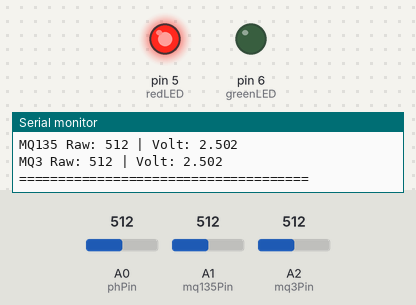
This sketch was run on a simulated Arduino Uno, built with avr-gcc and run on an emulated ATmega328P. On the bench: output pins drawn as LEDs (lit = HIGH), the last lines printed to the serial monitor. The inputs (shaded band) are chosen by the test bench; at power-on: A0 (phPin) = 512, A1 (mq135Pin) = 512, A2 (mq3Pin) = 512.

Above: at 1.6 s.
1.7 s: A0 (phPin) set to 502
At 3.0 s:
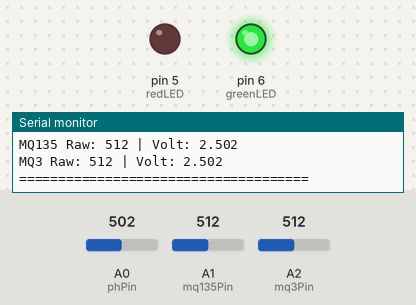
3.9 s: A0 (phPin) set to 716
At 5.1 s:
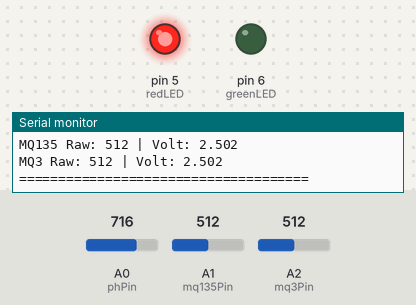
5.5 s: A0 (phPin) set to 511
At 6.0 s:
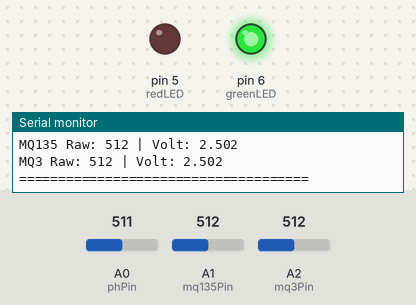
Timing chart, 0 to 8.5 s (numbered marks = the images above; inputs shaded):
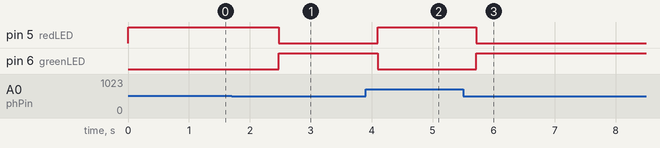

Measured:
- the behaviour switches between 512 and 511 on A0 (phPin) (found by bisection; images 0 and 1)
- after the input at 1.7 s, pin 5 (redLED): HIGH → LOW after 0.77 s; pin 6 (greenLED): LOW → HIGH after 0.77 s
- after the input at 3.9 s, pin 5 (redLED): LOW → HIGH after 0.19 s; pin 6 (greenLED): HIGH → LOW after 0.19 s
- after the input at 5.5 s, pin 5 (redLED): HIGH → LOW after 0.22 s; pin 6 (greenLED): LOW → HIGH after 0.22 s

The sketch:

guava_v1.ino
```cpp
// Pin assignments
const int phPin    = A0;
const int mq135Pin = A1;
const int mq3Pin   = A2;

// LED pins (PWM)
const int redLED   = 5;  // D5
const int greenLED = 6;  // D6

// Threshold example (YOU CAN EDIT THIS)
float ripeThreshold = 7.0;  // if pH >= 7 → ripe/high → green LED

void setup() {
  Serial.begin(9600);

  pinMode(redLED, OUTPUT);
  pinMode(greenLED, OUTPUT);

  Serial.println("Starting Sensors + LED System...");
}

void loop() {

  // ------------------------------
  // Read analog pins
  // ------------------------------
  int phRaw = analogRead(phPin);
  int mq135Raw = analogRead(mq135Pin);
  int mq3Raw = analogRead(mq3Pin);

  float phVoltage   = phRaw * (5.0 / 1023.0);
  float mq135Voltage = mq135Raw * (5.0 / 1023.0);
  float mq3Voltage   = mq3Raw * (5.0 / 1023.0);

  // Basic pH estimate (adjust during calibration)
  float pHValue = 7 + ((2.5 - phVoltage) / 0.18);

  // ------------------------------
  // LED Logic (change to your preferred sensor)
  // ------------------------------

  if (pHValue >= ripeThreshold) {
    // Ripe or HIGH value → GREEN LED ON, RED OFF
    analogWrite(greenLED, 255);
    analogWrite(redLED, 0);
  }
  else {
    // Low or unripe → RED LED ON, GREEN OFF
    analogWrite(redLED, 255);
    analogWrite(greenLED, 0);
  }

  // ------------------------------
  // Serial Print
  // ------------------------------
  Serial.println("=====================================");
  Serial.print("pH: "); Serial.print(pHValue, 2);
  Serial.print(" | Raw: "); Serial.print(phRaw);
  Serial.print(" | Volt: "); Serial.println(phVoltage, 3);

  Serial.print("MQ135 Raw: "); Serial.print(mq135Raw);
  Serial.print(" | Volt: "); Serial.println(mq135Voltage, 3);

  Serial.print("MQ3 Raw: "); Serial.print(mq3Raw);
  Serial.print(" | Volt: "); Serial.println(mq3Voltage, 3);

  Serial.println("=====================================\n");

  delay(700);
}
```
